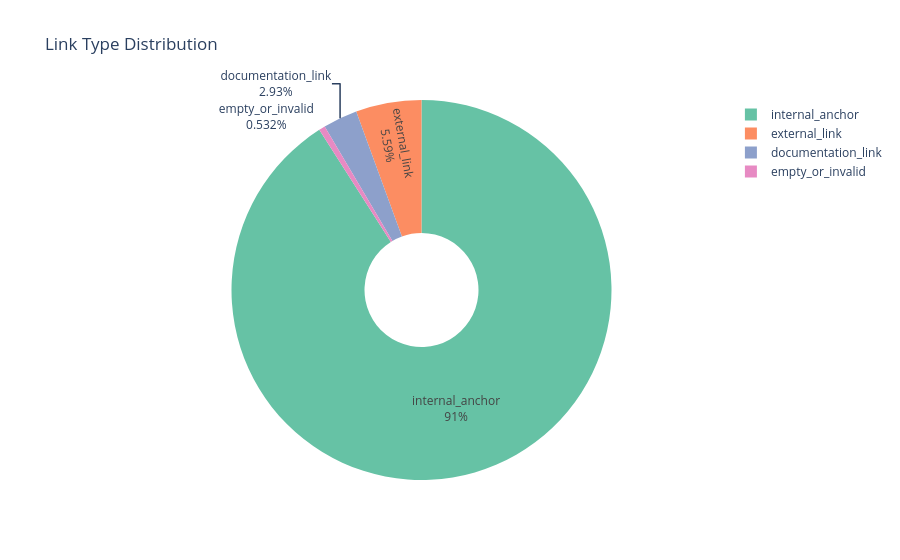

The cell this chart's notebook holds for it:
### Markdown cell above
## Q6 — How many internal and external links exist?

### Code cell
type_counts = links['link_type'].value_counts()
total_links = len(links)
print('Link type breakdown:')
for lt, cnt in type_counts.items():
    print(f'  {lt:<25} {cnt:>4}  ({cnt/total_links*100:.1f}%)')

fig = px.pie(values=type_counts.values, names=type_counts.index,
             title='Link Type Distribution',
             color_discrete_sequence=px.colors.qualitative.Set2, hole=0.3)
fig.update_traces(textinfo='percent+label')
fig.show()

### Figure 1 — Plotly figure (JSON) as saved in the notebook; plotly's stock layout.template omitted (floating-point values rounded to 4 significant figures)
{"data": [{"domain": {"x": [0, 1], "y": [0, 1]}, "hole": 0.3, "hovertemplate": "label=%{label}<br>value=%{value}<extra></extra>", "labels": ["internal_anchor", "external_link", "documentation_link", "empty_or_invalid"], "legendgroup": "", "name": "", "showlegend": true, "textinfo": "percent+label", "type": "pie", "values": [342, 21, 11, 2]}], "layout": {"legend": {"tracegroupgap": 0}, "piecolorway": ["rgb(102,194,165)", "rgb(252,141,98)", "rgb(141,160,203)", "rgb(231,138,195)", "rgb(166,216,84)", "rgb(255,217,47)", "rgb(229,196,148)", "rgb(179,179,179)"], "title": {"text": "Link Type Distribution"}}}
